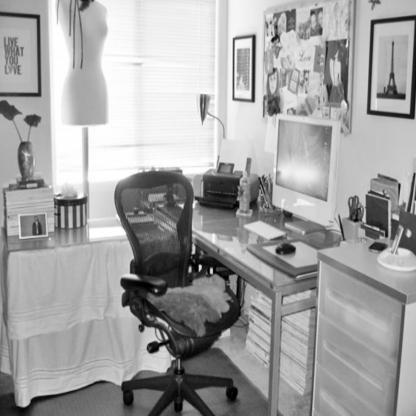
#> input picture door_detection_dataset/02ef3baaf3950a6f_jpg.rf.dd457bd95cdd962697be0879320deaac.jpg, 416 x 416 px; its folder holds only this picture in this run
$ python -i 'enahance contrast.py'   (imports and definitions only)
#> lines starting #> are read from the running program, lines starting #| are printed output that depends on the picture
#> further down, picture is the input picture: shape (416, 416, 3); min 0, max 255, mean 162.2
"""
clahe_enhance.py
----------------
Applies CLAHE (Contrast Limited Adaptive Histogram Equalization) to every
image found inside INPUT_FOLDER, then saves the results to OUTPUT_FOLDER.

Requirements
------------
  pip install opencv-python
"""

import os
import cv2

# ── CHANGE THESE TWO PATHS ────────────────────────────────────────────────────
INPUT_FOLDER  = r"C:\Users\golir\Door_detection\GitHub_Dataset_ready\Images\Train_GrayScale"        # folder with original images
OUTPUT_FOLDER = r"C:\Users\golir\Door_detection\GitHub_Dataset_ready\Images\Train_GrayScale_enhanced"  # folder to save results
# ─────────────────────────────────────────────────────────────────────────────

# ── CLAHE settings (optional to tweak) ───────────────────────────────────────
CLIP_LIMIT = 2.0     # contrast limit; raise for stronger enhancement (e.g. 3.0–4.0)
TILE_GRID  = (8, 8)  # grid of local regions; (8,8) is a sensible default
# ─────────────────────────────────────────────────────────────────────────────

SUPPORTED_EXTS = {".jpg", ".jpeg", ".png", ".bmp", ".tiff", ".tif", ".webp"}


def apply_clahe(image_bgr):
    """
    Apply CLAHE to a BGR image.
    - Colour images: converted to LAB, CLAHE applied only to the Lightness
      channel so colours stay intact, then converted back to BGR.
    - Grayscale images: CLAHE applied directly.
    """
    if len(image_bgr.shape) == 2:
        # Grayscale
        clahe = cv2.createCLAHE(clipLimit=CLIP_LIMIT, tileGridSize=TILE_GRID)
        return clahe.apply(image_bgr)

    # Colour image → LAB colour space
    lab = cv2.cvtColor(image_bgr, cv2.COLOR_BGR2LAB)
#> lab: shape (416, 416, 3); mean of channels 0, 1, 2 167.9, 128, 128
    l_channel, a_channel, b_channel = cv2.split(lab)
#> a_channel: shape (416, 416); every value is 128

    clahe = cv2.createCLAHE(clipLimit=CLIP_LIMIT, tileGridSize=TILE_GRID)
    l_enhanced = clahe.apply(l_channel)
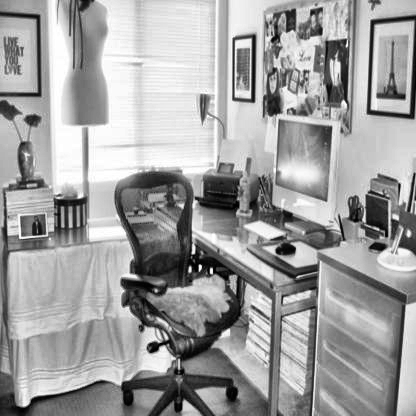
#> l_enhanced: shape (416, 416); min 0, max 255, mean 159.7

    lab_enhanced = cv2.merge([l_enhanced, a_channel, b_channel])
#> lab_enhanced: shape (416, 416, 3); mean of channels 0, 1, 2 159.7, 128, 128
    return cv2.cvtColor(lab_enhanced, cv2.COLOR_LAB2BGR)


def process_folder(input_dir, output_dir):
    """Enhance every image in input_dir and save to output_dir."""

    image_files = [
        f for f in os.listdir(input_dir)
        if os.path.splitext(f)[1].lower() in SUPPORTED_EXTS
    ]

    if not image_files:
        print(f"No supported image files found in: {input_dir}")
        print(f"Supported types: {', '.join(sorted(SUPPORTED_EXTS))}")
        return

    os.makedirs(output_dir, exist_ok=True)
    print(f"\nFound {len(image_files)} image(s).")
    print(f"Output folder: {output_dir}\n")

    success, failed = 0, 0

    for filename in image_files:
        src_path = os.path.join(input_dir, filename)
        dst_path = os.path.join(output_dir, filename)

        img = cv2.imread(src_path, cv2.IMREAD_UNCHANGED)
        if img is None:
            print(f"  [SKIP]  Could not read: {filename}")
            failed += 1
            continue

        enhanced = apply_clahe(img)
        cv2.imwrite(dst_path, enhanced)
        print(f"  [OK]    {filename}")
        success += 1

    print(f"\nDone. {success} enhanced, {failed} skipped.")


# ── Run ───────────────────────────────────────────────────────────────────────
# [1 line not run here, left out]

>>> import cv2
>>> picture = cv2.imread('door_detection_dataset/02ef3baaf3950a6f_jpg.rf.dd457bd95cdd962697be0879320deaac.jpg')
>>> result = apply_clahe(picture)

$ run again, on door_detection_dataset/0d7b29e9f8911bde_jpg.rf.1c10913fa170eedb25feca8852cbc636.jpg
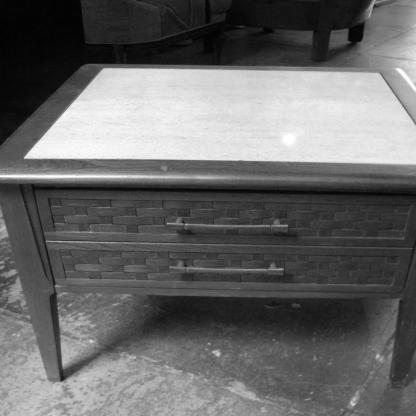
#> input picture door_detection_dataset/0d7b29e9f8911bde_jpg.rf.1c10913fa170eedb25feca8852cbc636.jpg, 416 x 416 px
#> picture is the input picture: shape (416, 416, 3); min 0, max 255, mean 104.3
#> lab: shape (416, 416, 3); mean of channels 0, 1, 2 108.5, 128, 128
#> a_channel: shape (416, 416); every value is 128
#> in apply_clahe, `l_enhanced = clahe.apply(l_channel)`:
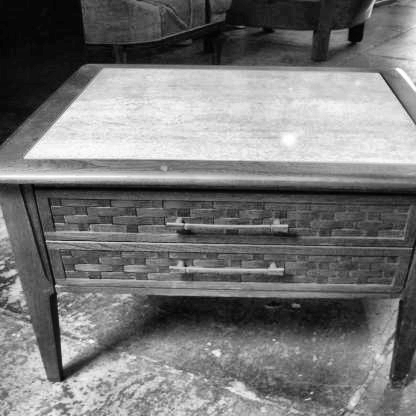
#> l_enhanced: shape (416, 416); min 1, max 255, mean 118.7
#> lab_enhanced: shape (416, 416, 3); mean of channels 0, 1, 2 118.7, 128, 128

$ run again, on door_detection_dataset/0eb1595ccaca0013_jpg.rf.295f282e1adcf3411a0bb28b7a178495.jpg
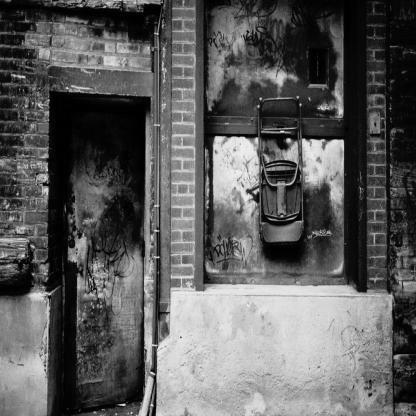
#> input picture door_detection_dataset/0eb1595ccaca0013_jpg.rf.295f282e1adcf3411a0bb28b7a178495.jpg, 416 x 416 px
#> picture is the input picture: shape (416, 416, 3); min 0, max 247, mean 92.5
#> lab: shape (416, 416, 3); mean of channels 0, 1, 2 96.4, 128, 128
#> a_channel: shape (416, 416); every value is 128
#> in apply_clahe, `l_enhanced = clahe.apply(l_channel)`:
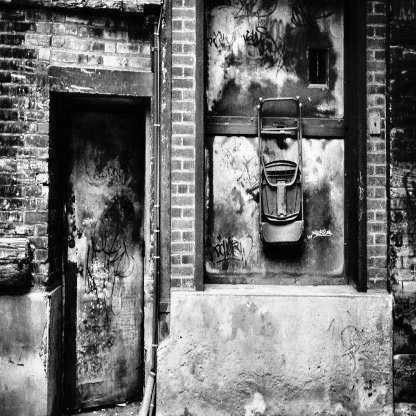
#> l_enhanced: shape (416, 416); min 0, max 254, mean 112.5
#> lab_enhanced: shape (416, 416, 3); mean of channels 0, 1, 2 112.5, 128, 128
